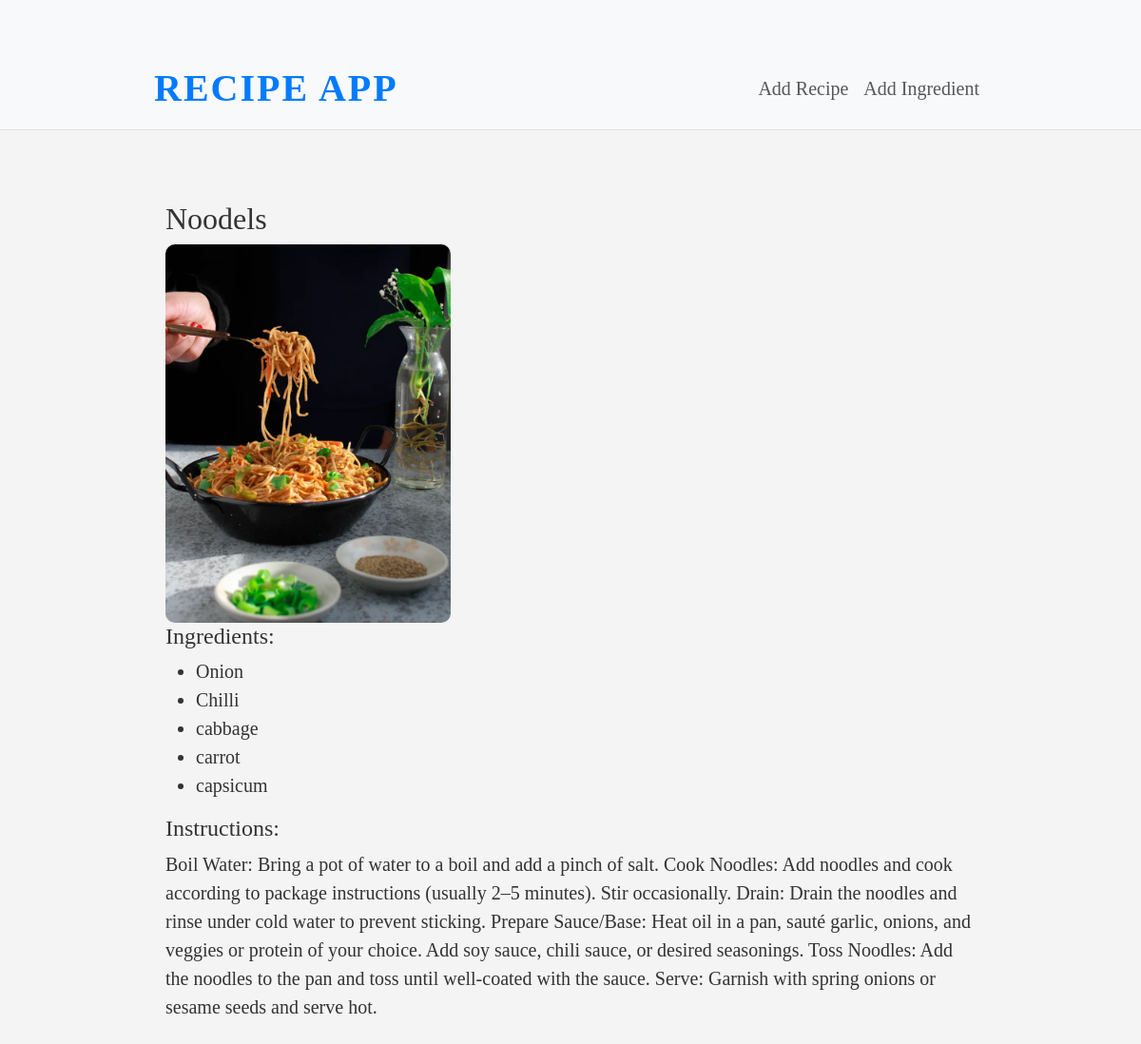
The page /recipes/2/ on the database its author committed.
### recipes/models.py (models this page shows, shortened)
class Recipe(models.Model):
    title = models.CharField(max_length=100)
    ingredients = models.ManyToManyField(Ingredient)
    instructions = models.TextField()
    image = models.ImageField(upload_to='recipes/',blank=True)

class Ingredient(models.Model):
    name = models.CharField(max_length=100)

### recipes/views.py (the view)
# urls.py: path('recipes/<int:pk>/', RecipeDetailView.as_view(), name='recipe_detail'),
class RecipeDetailView(DetailView):
    model = Recipe
    template_name = "recipes/recipe_detail.html"
    context_object_name = "recipe"

### recipes/templates/recipes/recipe_detail.html
{% extends "base.html" %}
{% block content %}
<div class="container mt-4">
    <h2>{{ recipe.title }}</h2>
    <img src="{{ recipe.image.url }}" alt="{{ recipe.title }}" class="recipe-image" loading="lazy">
    <h4>Ingredients:</h4>
    <ul>
        {% for ingredient in recipe.ingredients.all %}
            <li>{{ ingredient.name }}</li>
        {% endfor %}
    </ul>
    <h4>Instructions:</h4>
    <p>{{ recipe.instructions }}</p>
</div>
{% endblock %}

### recipes/static/styles.css (style rules this page uses)
.recipe-image { width: 100%; height: auto; max-width: 300px; object-fit: cover; border-radius: 10px; }
.container { max-width: 900px; margin-top: 50px; }

### rows shown on the page
Recipe: title "Noodels", image (picture), instructions "Boil Water: Bring a pot of water to a boil and add a pinch of salt. Cook Noodles: Add noodles and cook according to package instructions (usually 2–5 minutes). Stir occasionally. Drain: Drain the noodles and rinse under cold water to prevent sticking. Prepare Sauce/Base: Heat oil in a pan, sauté garlic, onions, and veggies or protein of your choice. Add soy sauce, chili sauce, or desired seasonings. Toss Noodles: Add the noodles to the pan and toss until well-coated with the sauce. Serve: Garnish with spring onions or sesame seeds and serve hot."
Ingredient: name "Onion"
Ingredient: name "Chilli"
Ingredient: name "cabbage"
Ingredient: name "carrot"
Ingredient: name "capsicum"
